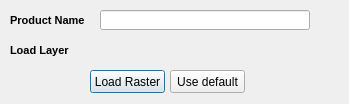
<?xml version="1.0" encoding="UTF-8"?>
<ui version="4.0">
 <class>loadLayerForIngestedData</class>
 <widget class="QDialog" name="loadLayerForIngestedData">
  <property name="geometry">
   <rect>
    <x>0</x>
    <y>0</y>
    <width>349</width>
    <height>104</height>
   </rect>
  </property>
  <property name="windowTitle">
   <string>Load Layer</string>
  </property>
  <widget class="QgsFileWidget" name="mQgsFileWidget">
   <property name="geometry">
    <rect>
     <x>100</x>
     <y>40</y>
     <width>210</width>
     <height>27</height>
    </rect>
   </property>
  </widget>
  <widget class="QPushButton" name="loadUserLayer">
   <property name="geometry">
    <rect>
     <x>90</x>
     <y>70</y>
     <width>75</width>
     <height>23</height>
    </rect>
   </property>
   <property name="text">
    <string>Load Raster</string>
   </property>
  </widget>
  <widget class="QPushButton" name="loadDefaultLayer">
   <property name="geometry">
    <rect>
     <x>170</x>
     <y>70</y>
     <width>75</width>
     <height>23</height>
    </rect>
   </property>
   <property name="text">
    <string>Use default</string>
   </property>
  </widget>
  <widget class="QLabel" name="label">
   <property name="geometry">
    <rect>
     <x>10</x>
     <y>10</y>
     <width>80</width>
     <height>20</height>
    </rect>
   </property>
   <property name="font">
    <font>
     <pointsize>8</pointsize>
     <weight>75</weight>
     <bold>true</bold>
    </font>
   </property>
   <property name="text">
    <string>Product Name</string>
   </property>
  </widget>
  <widget class="QLineEdit" name="productName">
   <property name="geometry">
    <rect>
     <x>100</x>
     <y>10</y>
     <width>210</width>
     <height>20</height>
    </rect>
   </property>
  </widget>
  <widget class="QLabel" name="label_2">
   <property name="geometry">
    <rect>
     <x>10</x>
     <y>40</y>
     <width>80</width>
     <height>20</height>
    </rect>
   </property>
   <property name="font">
    <font>
     <pointsize>8</pointsize>
     <weight>75</weight>
     <bold>true</bold>
    </font>
   </property>
   <property name="text">
    <string>Load Layer</string>
   </property>
  </widget>
 </widget>
 <customwidgets>
  <customwidget>
   <class>QgsFileWidget</class>
   <extends>QWidget</extends>
   <header>qgis.gui</header>
  </customwidget>
 </customwidgets>
 <tabstops>
  <tabstop>productName</tabstop>
  <tabstop>loadUserLayer</tabstop>
  <tabstop>loadDefaultLayer</tabstop>
 </tabstops>
 <resources/>
 <connections/>
</ui>
